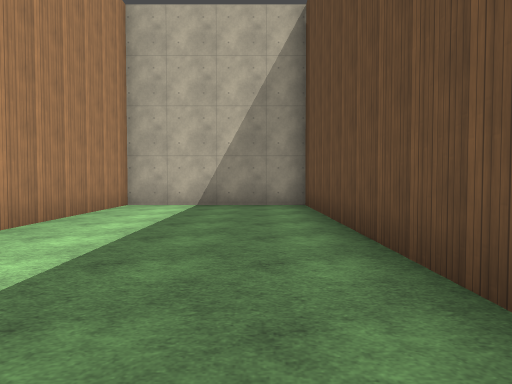
view 1 (above)

24 first-person views from a walk through a level from a Godot 3-D game. The camera is 1.3 m above the floor, tilts 2° down and sees 70° across. The floor is counted in squares, 2 m on a side. Each view is taken from the middle of a square. On the plan, view 1 faces up. The plan holds only what a view shows up to about 11 squares ahead; the rest is blank. The place goes on beyond the plan. Characters and animated objects are not drawn. Some surface patterns are stand-ins.

view 2
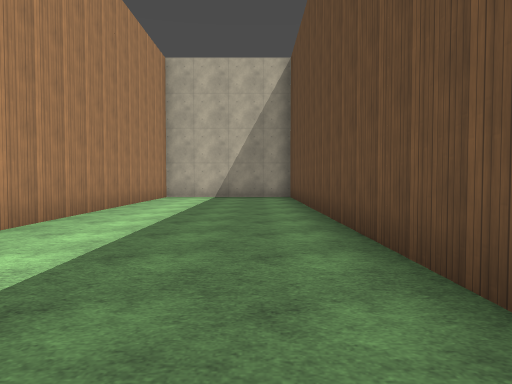

view 3
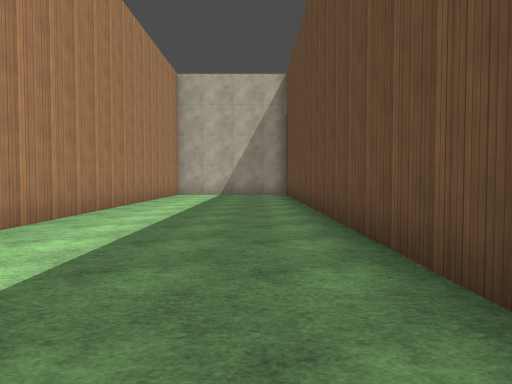

view 4
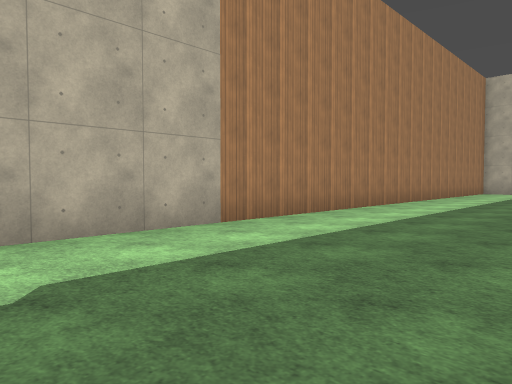

view 5
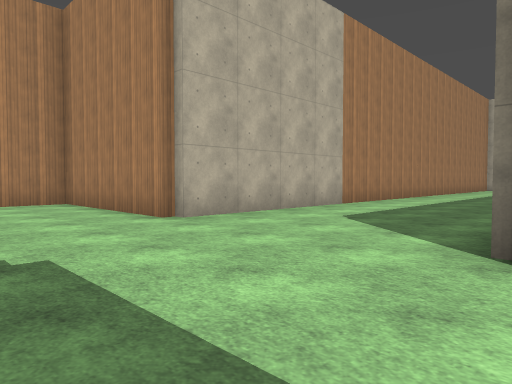

view 6
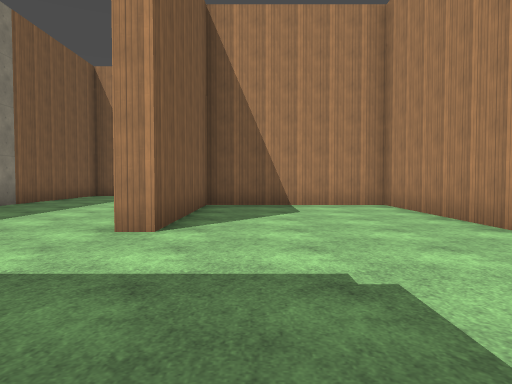

view 7
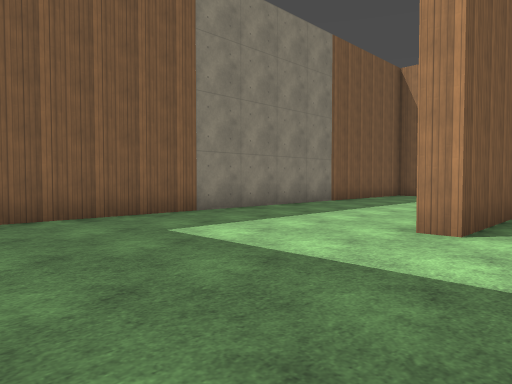

view 8
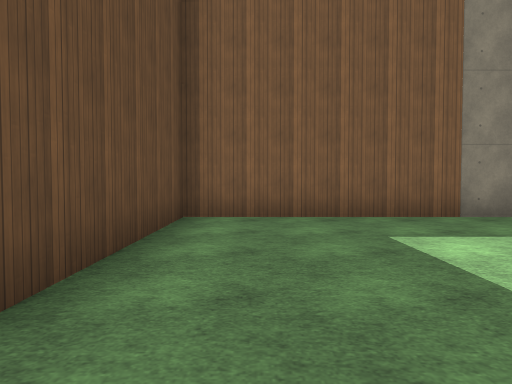

view 9
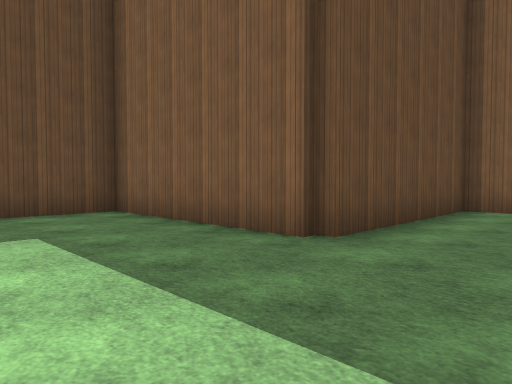

view 10
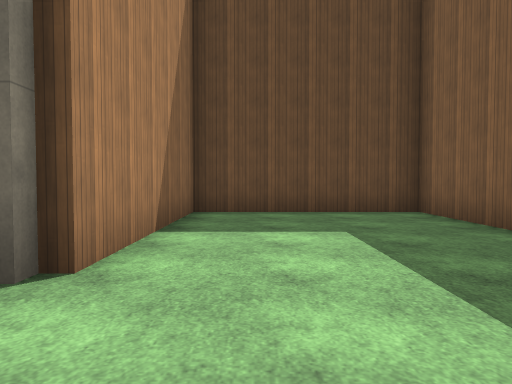

view 11
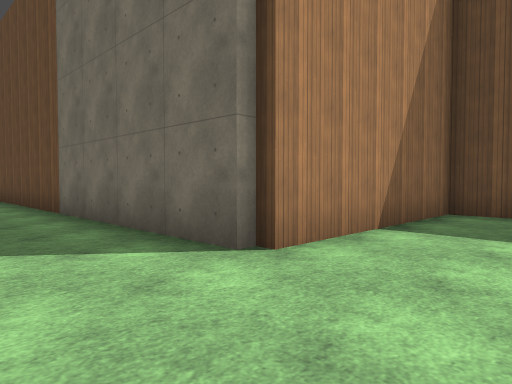

view 12
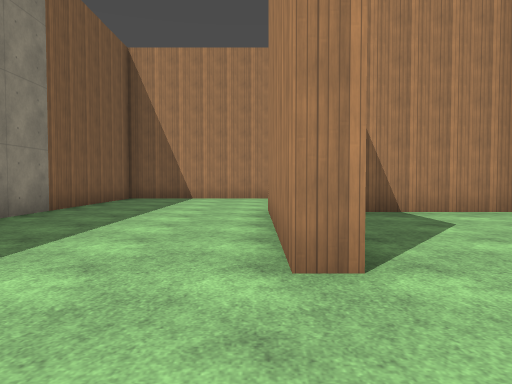

view 13
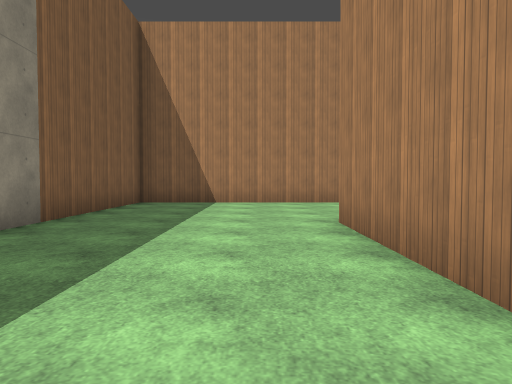

view 14
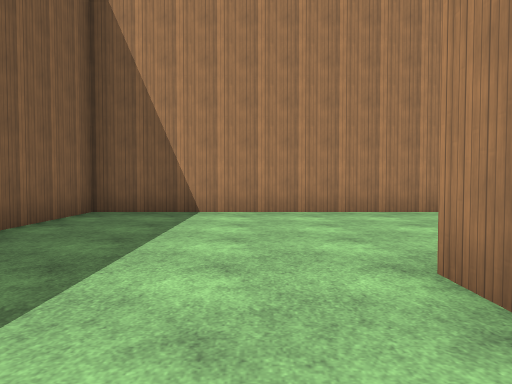

view 15
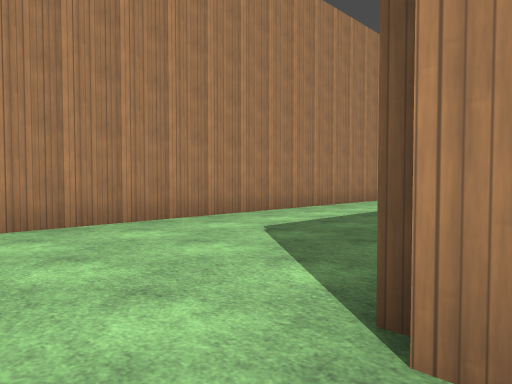

view 16
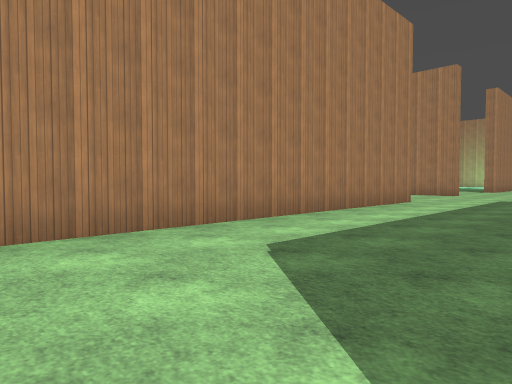

view 17
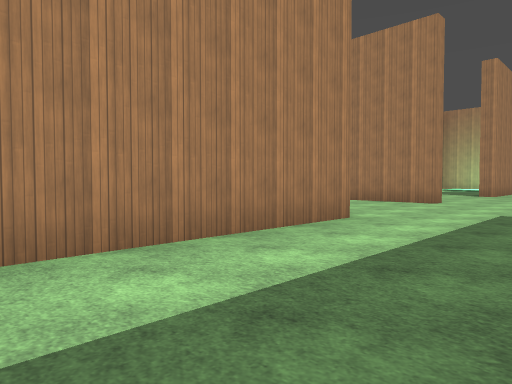

view 18
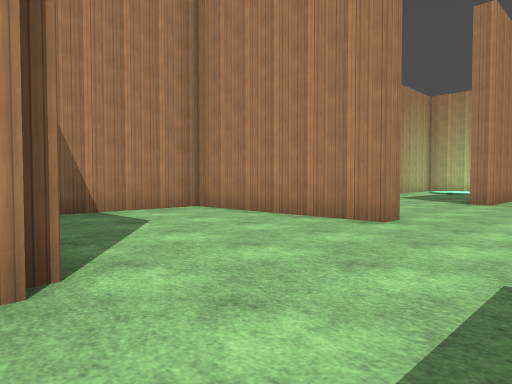

view 19
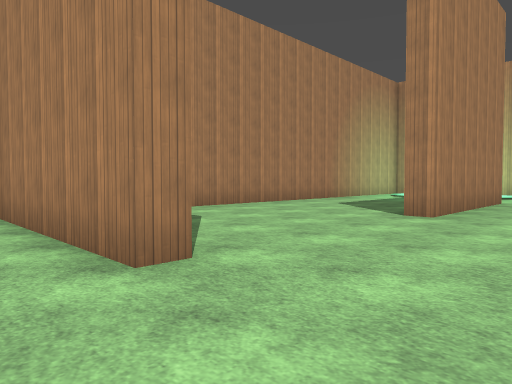

view 20
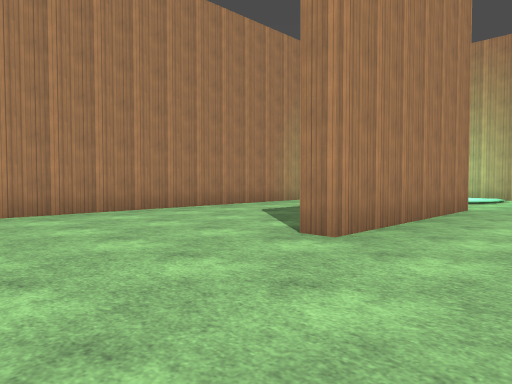

view 21
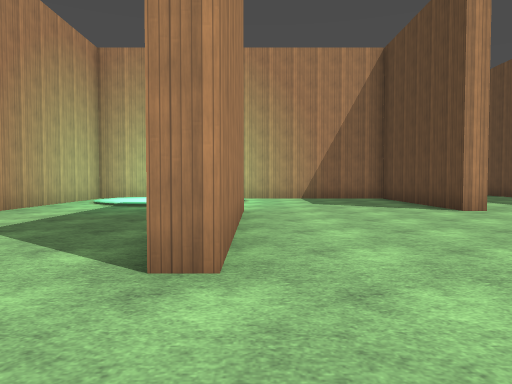

view 22
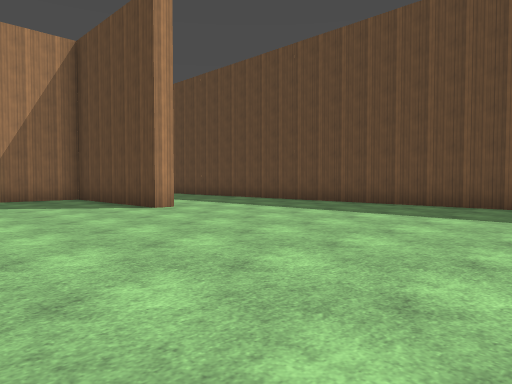

view 23
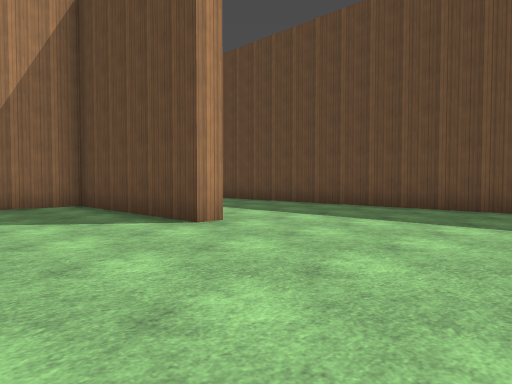

view 24
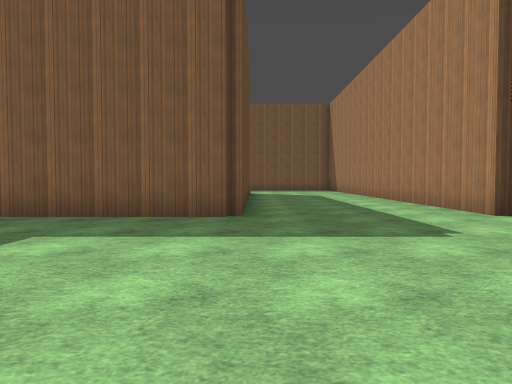

### Floor plan
Points are (right, up) in squares from view 1. A wall is a line through its corners. A room is listed if a view was taken in it or the views show most of it. See-through windows are left out.
Room 1 (views 1, 2, 3, 4, 5, 6, 7, 8, 9, 10, 11, 12, 13, 14, 15, 16, 17, 18, 19, 20, 21, 22, 23, 24)
walls: (-8.5, -5.2) (-4.6, -5.2); (-8.7, -9.4) (-8.7, -5.5); (-13.2, -5.4) (-13.2, -20.2) (1.3, -20.2) (1.3, -15.3) (6.2, -15.3) (6.2, -10.8) (1.3, -10.8) (1.3, 9.2) (-3.2, 9.2) (-3.2, -10.5); (-13.5, -0.1) (-13.5, -0.7) (-18.2, -0.7) (-18.2, -3.9); (-3.7, 3.6) (-3.7, 12.4); (-3.5, -10.8) (-8.2, -10.8) (-8.2, -15.3) (-3.5, -15.3) (-3.5, -15.7) (-8.5, -15.7); (-8.1, 9.5) (-8.7, 9.5) (-8.7, 13.5); (-13.2, 9.5) (-13.2, 4.5) (-13.8, 4.5); (-18.2, 13) (-18.2, 2.2)

Positions as (right, up) in squares from view 1, and headings:
1: (0, 0), facing up
2: (0, -4), facing up
3: (0, -6), facing up
4: (1, -9), facing up-left
5: (2, -14), facing up-left
6: (1, -14), facing left
7: (1, -14), facing down-left
8: (0, -14), facing down
9: (-1, -12), facing down-right
10: (-1, -12), facing right
11: (-1, -13), facing up-right
12: (-1, -16), facing left
13: (-3, -17), facing left
14: (-6, -17), facing left
15: (-8, -17), facing up-left
16: (-9, -16), facing up-left
17: (-10, -11), facing up-left
18: (-11, -6), facing up-left
19: (-11, -2), facing up-left
20: (-11, 1), facing up-left
21: (-13, 2), facing up
22: (-13, 2), facing up-right
23: (-12, 5), facing up-right
24: (-9, 1), facing down
